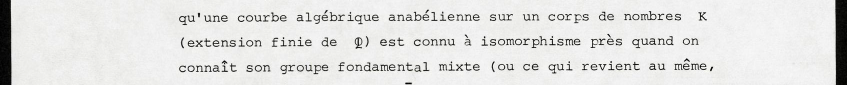
#> input picture raw/archive_api_typescripts_20261112/pilot/crops/esq019_connu.png, 1694 x 170 px, given in place of 148_scan063.jpg, which was not available (shown at 1/2 size)
$ python 148_scan063_crops.py
#> lines starting #> are read from the running program, lines starting #| are printed output that depends on the picture
from pathlib import Path
from PIL import Image,ImageOps,ImageFilter
import json
root=Path('/workspace/scratch/f28c4f52d3ec'); page='148_scan063'
boxes={
'opening_est_donc':(1090,125,1650,223),
'graph_old_colon':(995,242,1601,361),
'repere_replacement':(263,354,866,471),
'groupoide':(266,518,551,617),
'plus_avec':(1007,469,1262,576),
'foncteurs':(843,579,1484,736),
'margin_nb':(20,455,407,856),
'auto_comma':(270,1046,904,1168),
'same_temps':(1168,1103,1608,1191),
'same_facon':(268,1231,1039,1349),
'first_groupoid':(1266,1174,1459,1284),
'second_connus':(280,1340,917,1471),
'bouchage':(953,1289,1576,1394),
'pourrait':(272,1410,952,1564),
'cas_operations':(1270,1362,1655,1488),
'analogs_deleted':(265,1571,806,1677),
'structures_deleted':(693,1679,1223,1829),
'elementaires_diminution':(267,1687,1643,1975),
'lower_diagram':(414,1832,1375,2046),
'right_note':(1412,1817,1667,2220),
'footer_annotation':(701,2013,1250,2318),
'lower_number':(43,2268,129,2340)
}
im=Image.open(root/f'source/SP83_C13_148+149_scans/{page}.jpg')
#> im is the input picture: PIL image 1694x170 RGB; mean R, G, B 224.4, 224.4, 223.1
for name,box in boxes.items():
    out=ImageOps.autocontrast(im.crop(box))
    if name=='margin_nb':
        out=out.rotate(-32,resample=Image.Resampling.BICUBIC,expand=True,fillcolor='white')
    width=2600 if out.width>700 else 2100
    if name=='right_note':width=1000
    if name=='lower_number':width=1000
    out=out.resize((width,round(out.height*width/out.width)),Image.Resampling.LANCZOS).filter(ImageFilter.UnsharpMask(radius=1,percent=120,threshold=3))
    out.save(root/f'result/crops/{page}_{name}.png')
#> this loop made 22 passes
#> pass 1, `out=ImageOps.autocontrast(im.crop(box))`:
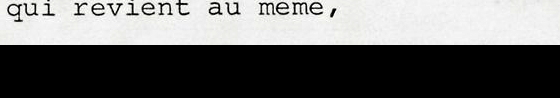
#> out: PIL image 560x98 RGB; mean R, G, B 105.6, 105.6, 105.1
#> pass 1, `out=out.resize((width,round(out.height*width/out.width)),Image.Resampl..`:
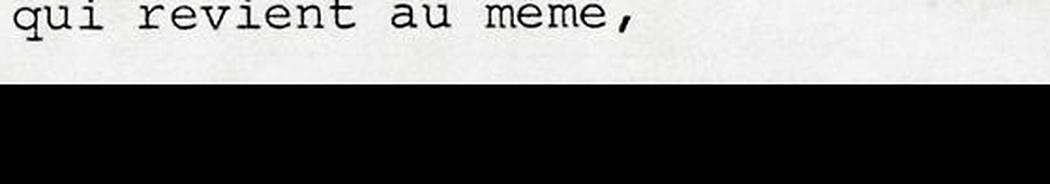
#> out: PIL image 2100x368 RGB (shown at 1/2 size); mean R, G, B 105.7, 105.7, 105.3
#> after the loop: out: PIL image 1000x837 RGB; every value is 0
(root/f'proposed/{page}_crop_boxes.json').write_text(json.dumps(boxes,indent=2)+'\n')
print(f'Created {len(boxes)} first-reading crops; source boxes and generator retained.')

$ run again, on raw/pro_returns/LM7_FERMAT_TOWER_20261113T1842Z/LM7_FERMAT_TOWER/qa/contact_097_112.jpg
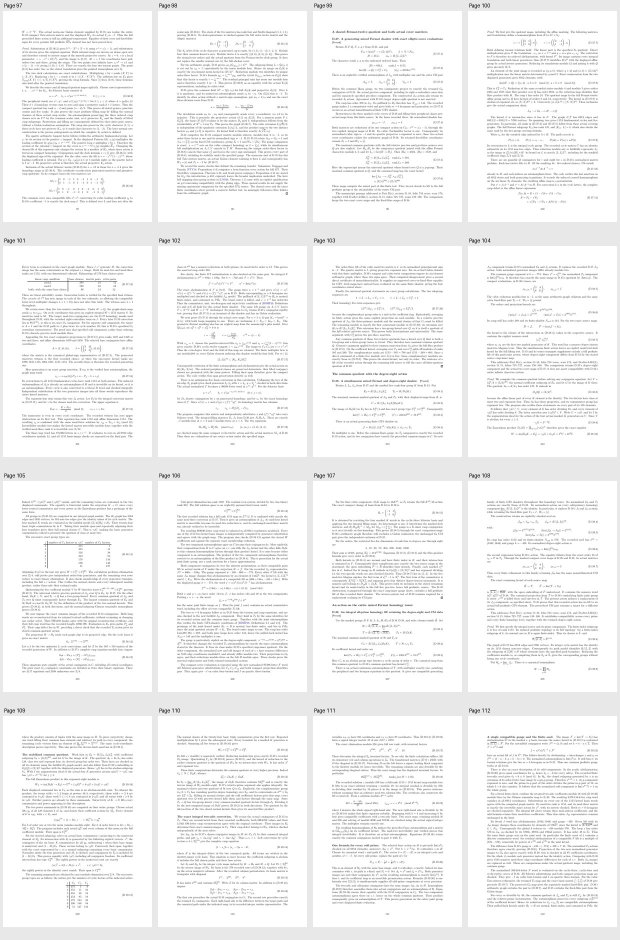
#> input picture raw/pro_returns/LM7_FERMAT_TOWER_20261113T1842Z/LM7_FERMAT_TOWER/qa/contact_097_112.jpg, 1240 x 1880 px, given in place of 148_scan063.jpg, which was not available (shown at 1/2 size)
#> im is the input picture: PIL image 1240x1880 RGB; mean R, G, B 242.1, 242.1, 242.1
#> the loop `for name,box in boxes.items():` made 22 passes
#> pass 1, `out=ImageOps.autocontrast(im.crop(box))`:
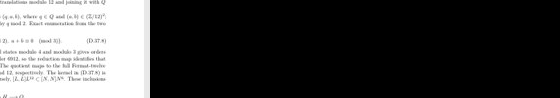
#> out: PIL image 560x98 RGB; min 0, max 255, mean 65
#> pass 2, `out=ImageOps.autocontrast(im.crop(box))`:
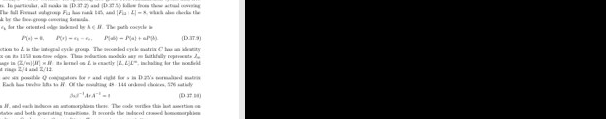
#> out: PIL image 606x119 RGB; min 0, max 255, mean 97.1
